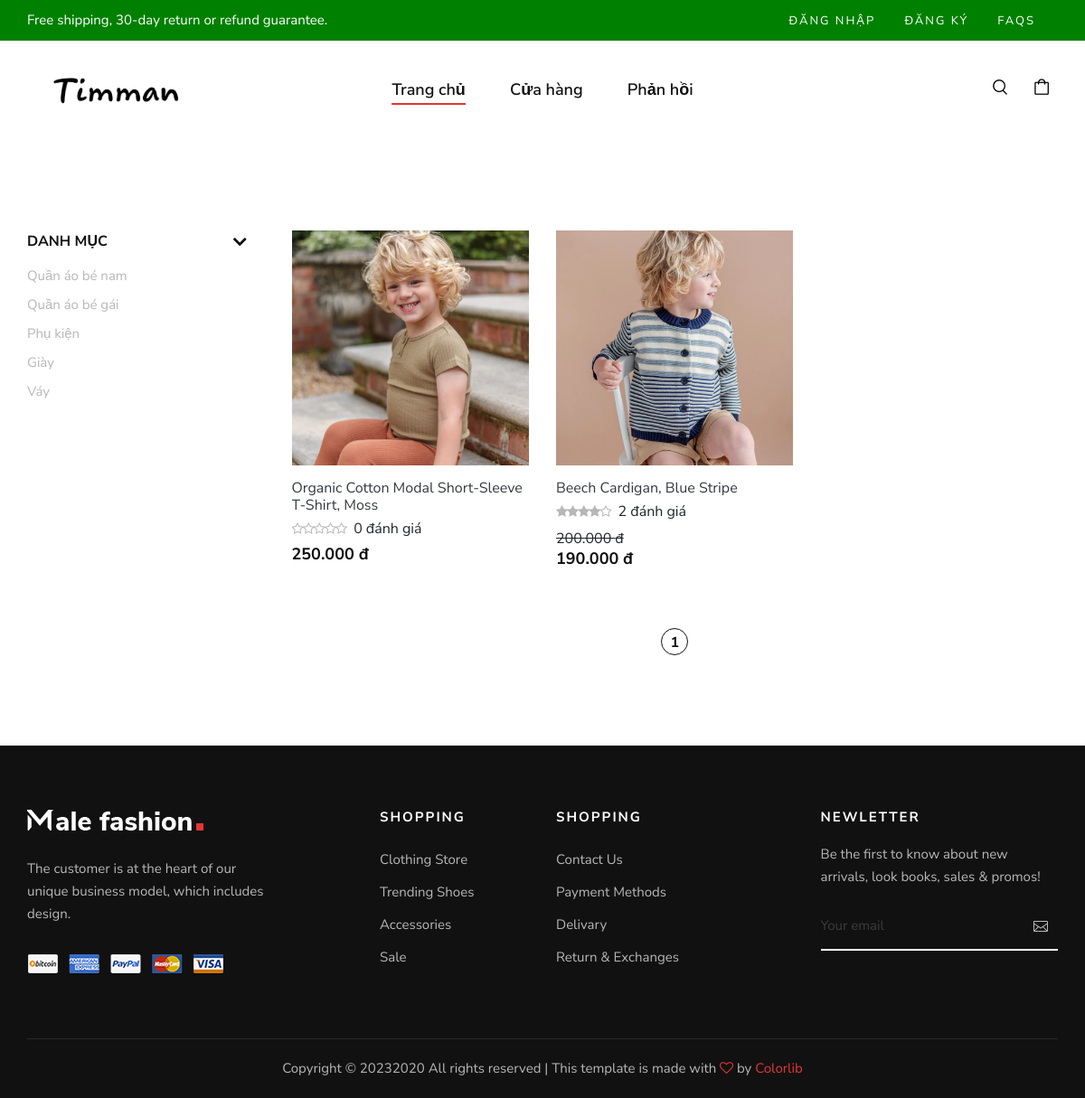
/danh-muc.php?id=53, run on the app's committed database.
### tables this page shows
CREATE TABLE `category` (
  `id` int(11) NOT NULL,
  `name` varchar(100) DEFAULT NULL,
  `slug` varchar(100) DEFAULT NULL,
  `images` varchar(100) DEFAULT NULL,
  `banner` varchar(100) NOT NULL,
  `home` tinyint(4) NOT NULL DEFAULT 0,
  `status` tinyint(4) NOT NULL DEFAULT 1,
  `level` int(11) NOT NULL DEFAULT 0,
  `created_at` timestamp NOT NULL DEFAULT current_timestamp(),
  `updated_at` timestamp NOT NULL DEFAULT current_timestamp() ON UPDATE current_timestamp()
);

CREATE TABLE `product_images` (
  `id` int(11) NOT NULL,
  `product_id` int(11) NOT NULL,
  `image` varchar(255) NOT NULL,
  `created_at` timestamp NULL DEFAULT NULL,
  `updated_at` timestamp NULL DEFAULT NULL
);

CREATE TABLE `product` (
  `id` int(11) NOT NULL,
  `name` varchar(100) DEFAULT NULL,
  `slug` varchar(100) DEFAULT NULL,
  `price` int(11) DEFAULT NULL,
  `sale` tinyint(4) DEFAULT 0,
  `thundar` varchar(200) DEFAULT NULL,
  `rated` int(11) NOT NULL DEFAULT 0,
  `comment` int(11) NOT NULL DEFAULT 0,
  `category_id` int(11) DEFAULT NULL,
  `content` text DEFAULT NULL,
  `head` int(11) DEFAULT 0,
  `view` int(11) DEFAULT 0,
  `hot` tinyint(4) DEFAULT 0,
  `number` int(11) NOT NULL DEFAULT 0,
  `status` int(10) NOT NULL DEFAULT 1,
  `create_at` timestamp NULL DEFAULT current_timestamp(),
  `update_at` timestamp NULL DEFAULT current_timestamp()
);

### libraries/Database.php (called while the page is built, shortened)
<?php
class Database
{
    public $link;
    public function __construct()
    {
        $this->link = mysqli_connect("localhost", "root", "", "webfast") or die();
        mysqli_set_charset($this->link, "utf8");
    }
    public function fetchsql($sql)
    {
        $result = mysqli_query($this->link, $sql) or die("Lỗi  truy vấn sql " . mysqli_error($this->link));
        $data = [];
        if ($result) {
            while ($num = mysqli_fetch_assoc($result)) {
                $data[] = $num;
            }
        }
        return $data;
    }
    public function fetchID($table, $id)
    {
        $sql = "SELECT * FROM {$table} WHERE id = $id ";
        $result = mysqli_query($this->link, $sql) or die("Lỗi  truy vấn fetchID " . mysqli_error($this->link));
        return mysqli_fetch_assoc($result);
    }
    public  function fetchJones($table, $sql, $total, $page, $row, $pagi = true)
    {
        $data = [];
        if ($pagi == true) {
            $sotrang = ceil($total / $row);
            $start = ($page - 1) * $row;
            $sql .= " LIMIT $start,$row ";
            $data = ["page" => $sotrang];
            $result = mysqli_query($this->link, $sql) or die("Lỗi truy vấn fetchJone ---- " . mysqli_error($this->link));
        } else {
            $result = mysqli_query($this->link, $sql) or die("Lỗi truy vấn fetchJone ---- " . mysqli_error($this->link));
        }
        if ($result) {
            while ($num = mysqli_fetch_assoc($result)) {
                $data[] = $num;
            }
        }
        return $data;
    }
}

### autoload/autoload.php (called while the page is built, shortened)
<?php
	require_once __DIR__. '/../libraries/Database.php';
	require_once __DIR__. '/../libraries/Function.php';
	$db = new Database;
 ?>

### libraries/Function.php (called while the page is built, shortened)
<?php
    function base_url()
    {
        return $url  = "http://localhost:8080/FashionShop/";
    }
    function uploads()
    {
        return base_url() . "public/uploads/";
    }
    function formatPrice($number)
    {
        $number = intval($number);
        return number_format($number,0,',','.');
    }
    function formatSale($number,$sale)
    {
        return ($number*(100-$sale)/100);
    }

### danh-muc.php (the view, shortened to what this page needs)
<?php
require_once __DIR__ . '/autoload/autoload.php';
$id = intval(getInput('id'));
$cate = $db->fetchID("category", $id);
$sql = "SELECT *, product_images.image as images FROM product LEFT JOIN product_images ON product_images.product_id = product.id WHERE product.category_id = $id GROUP BY product.id ORDER BY product.id DESC";
$total = count($db->fetchsql($sql));
if (isset($_GET['page'])) {
  $p = $_GET['page'];
} else {
  $p = 1;
}
$product = $db->fetchJones("product", $sql, $total, $p, 12, true);
if (isset($product)) {
  $sotrang = $product['page'];
  unset($product['page']);
}
?>
<?php require_once __DIR__ . '/layouts/header.php'; ?>
<section class="shop spad">
  <div class="container">
    <div class="row">
      <div class="col-lg-3">
        <div class="shop__sidebar">
          <div class="shop__sidebar__accordion">
            <div class="accordion" id="accordionExample">
              <div class="card">
                <div class="card-heading">
                  <a data-toggle="collapse" data-target="#collapseOne">Danh mục</a>
                </div>
                <div id="collapseOne" class="collapse show" data-parent="#accordionExample">
                  <div class="card-body">
                    <div class="shop__sidebar__categories">
                      <ul class="nice-scroll" tabindex="1" style="overflow-y: hidden; outline: none;">
                        <?php foreach ($categories as $cate) : ?>
                          <li><a href="danh-muc.php?id=<?= $cate['id'] ?>"><?= $cate['name'] ?></a></li>
                        <?php endforeach ?>
                      </ul>
                    </div>
                  </div>
                </div>
              </div>
            </div>
          </div>
        </div>
      </div>
      <div class="col-lg-9">
        <div class="row">
          <?php foreach ($product as $item) : ?>
            <div class="col-lg-4 col-md-6 col-sm-6">
              <div class="product__item">
                <div class="product__item__pic set-bg" data-setbg="<?= uploads() ?>product/<?= $item['images'] ?>" style="background-image: url('<?= uploads() ?>product/<?= $item['images'] ?>');">
                </div>
                <h6 class="pt-3"><a href="san_pham.php?id=<?= $item['product_id'] ?>" class="text-dark position-relative opacity-100 visible" style="opacity: 1;"><?= $item['name'] ?></a></h6>
                <div class="product__item__text pt-1">
                  <div class="rating">
                    <i class="fa fa-star<?php if ($item['rated'] < 1) : ?>-o<?php endif ?>"></i>
                    <i class="fa fa-star<?php if ($item['rated'] < 2) : ?>-o<?php endif ?>"></i>
                    <i class="fa fa-star<?php if ($item['rated'] < 3) : ?>-o<?php endif ?>"></i>
                    <i class="fa fa-star<?php if ($item['rated'] < 4) : ?>-o<?php endif ?>"></i>
                    <i class="fa fa-star<?php if ($item['rated'] < 5) : ?>-o<?php endif ?>"></i>
                    <span class="ml-2"> <?= $item['comment'] ?> đánh giá </span>
                  </div>
                  <?php if ($item['sale'] > 0) : ?>
                    <span class="mr-2">
                      <strike class="sale"><?= formatPrice($item['price']) ?> đ</strike>
                    </span>
                  <?php endif ?>
                  <h5 class="price"><?= formatPrice(formatSale($item['price'], $item['sale'])) ?> đ</h5>
                </div>
              </div>
            </div>
          <?php endforeach ?>
        </div>
        <div class="row justify-content-center">
          <div class="product__pagination d-flex justify-content-center">
            <?php for ($i = 1; $i <= $sotrang; $i++) : ?>
              <?php
              if (isset($_GET['page'])) {
                $p = $_GET['page'];
              } else {
                $p = 1;
              }
              ?>
              <a class="<?= ($i == $p) ? 'active' : '' ?>" href="?keyword=<?= $the ?>&&sx=<?= $sx ?>&&f=<?= $f ?>&&l=<?= $l ?>&&page=<?= $i; ?>"><?= $i; ?></a>
            <?php endfor; ?>
          </div>
        </div>
      </div>
    </div>
  </div>
</section>
<?php require_once __DIR__ . '/layouts/footer.php'; ?>

### public/frontend/css/style.css (style rules this page uses)
html, body { height: 100%; font-family: "Nunito Sans", sans-serif; -webkit-font-smoothing: antialiased; }
h1, h2, h3, h4, h5, h6 { margin: 0; color: #111111; font-weight: 400; font-family: "Nunito Sans", sans-serif; }
h5 { font-size: 18px; }
h6 { font-size: 16px; }
ul, ol { padding: 0; margin: 0; }
.set-bg { background-repeat: no-repeat; background-size: cover; background-position: top center; }
.spad { padding-top: 100px; padding-bottom: 100px; }
.product__item { overflow: hidden; margin-bottom: 40px; }
.product__item__pic { height: 260px; position: relative; background-position: center center; }
.product__item__text { padding-top: 25px; position: relative; }
.product__item__text .rating { margin-bottom: 6px; }
.product__item__text .rating i { font-size: 14px; color: #b7b7b7; margin-right: -5px; }
.product__item__text h5 { color: #0d0d0d; font-weight: 700; }
.shop__sidebar { padding-right: 20px; }
.shop__sidebar__accordion .card { border: none; border-radius: 0; margin-bottom: 25px; }
.shop__sidebar__accordion .card:last-child { margin-bottom: 0; }
.shop__sidebar__accordion .card:last-child .card-body { padding-bottom: 0; border-bottom: none; }
.shop__sidebar__accordion .card-body { padding: 0; padding-top: 10px; padding-bottom: 20px; border-bottom: 1px solid #e5e5e5; }
.shop__sidebar__accordion .card-heading { cursor: pointer; }
.shop__sidebar__accordion .card-heading a { color: #111111; font-size: 16px; font-weight: 700; text-transform: uppercase; display: block; }
.shop__sidebar__categories ul, .shop__sidebar__price ul, .shop__sidebar__brand ul { height: 225px; }
.shop__sidebar__categories ul li, .shop__sidebar__price ul li, .shop__sidebar__brand ul li { list-style: none; }
.shop__sidebar__categories ul li a, .shop__sidebar__price ul li a, .shop__sidebar__brand ul li a { color: #b7b7b7; font-size: 15px; line-height: 32px; -webkit-transition: all, 0.3s; -o-transition: all, 0.3s; transition: all, 0.3s; }
.shop__sidebar__accordion .card-heading a:after, .shop__sidebar__accordion .card-heading>a.active[aria-expanded=false]:after { content: ""; font-family: "FontAwesome"; font-size: 24px; font-weight: 700; color: #111111; position: absolute; right: 0; top: 2px; line-height: 20px; }
.product__pagination { padding-top: 25px; text-align: center; }
.product__pagination a { display: inline-block; font-size: 16px; font-weight: 700; color: #111111; height: 30px; width: 30px; border: 1px solid transparent; border-radius: 50%; line-height: 30px; text-align: center; }
.product__pagination a.active { border-color: #111111; }
@media only screen and (min-width: 1200px) { .container { max-width: 1170px; } }

### data on the page
category: name "Quần áo bé nam"
category: name "Quần áo bé gái"
category: name "Phụ kiện"
category: name "Giày"
category: name "Váy"
product_images: image (picture), product.name "Organic Cotton Modal Short-Sleeve T-Shirt, Moss", product.comment "0", product.sale "250.000"
product_images: image (picture), product.name "Beech Cardigan, Blue Stripe", product.comment "2", product.price "200.000", product.sale "190.000"
